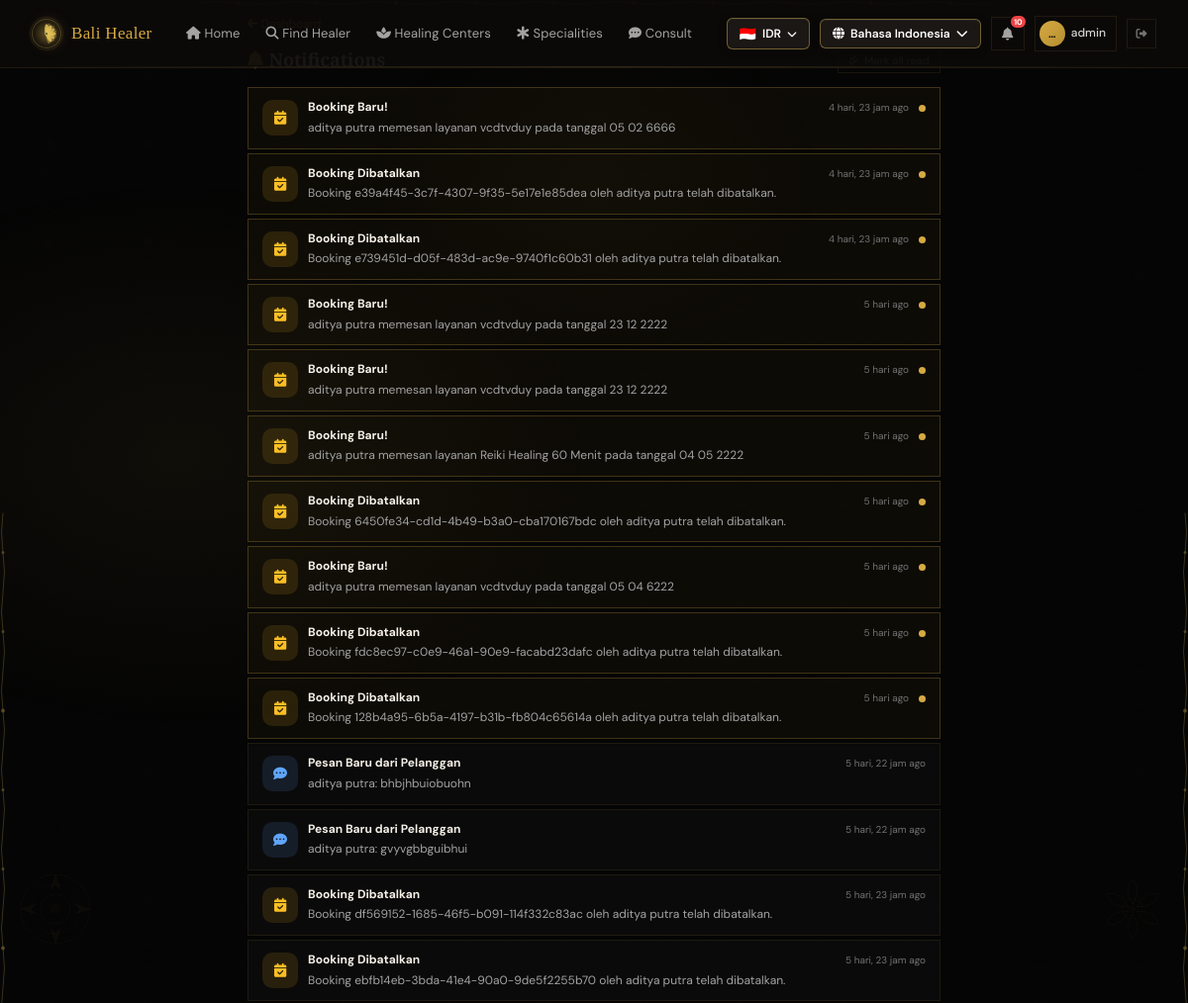
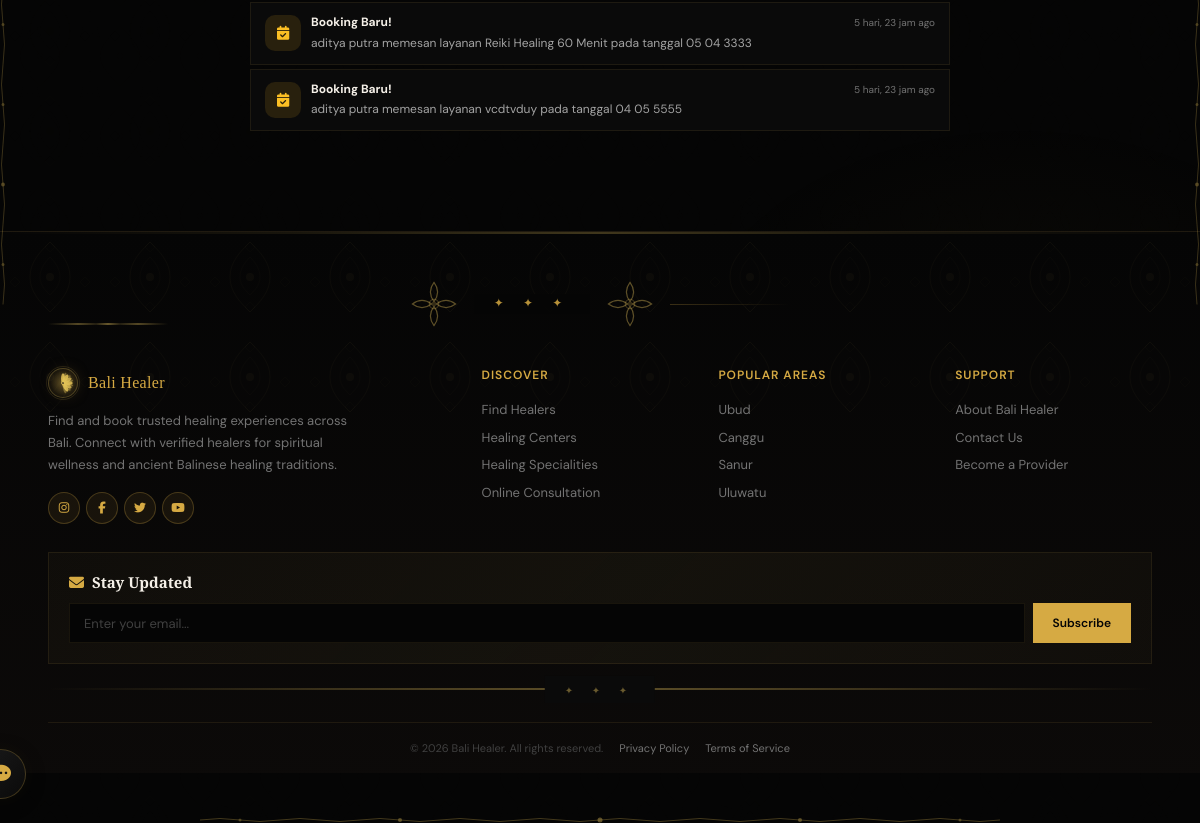
Screenshot of /id/notifications/ (signed in) with the database file from the repository (2 pictures, top to bottom).
### healers/models.py (models this page shows, shortened)
class Notification(models.Model):
    NOTIFICATION_TYPES = [
        ('booking', 'Booking'),
        ('chat', 'Chat'),
        ('system', 'System'),
    ]
    user = models.ForeignKey(User, on_delete=models.CASCADE, related_name='notifications')
    title = models.CharField(max_length=200)
    message = models.TextField()
    notification_type = models.CharField(max_length=20, choices=NOTIFICATION_TYPES, default='system')
    link = models.CharField(max_length=500, blank=True)
    is_read = models.BooleanField(default=False, db_index=True)
    created_at = models.DateTimeField(auto_now_add=True)
    class Meta:
        ordering = ['-created_at']

### accounts/views.py (the view)
# urls.py: path('notifications/', views.notification_list, name='notification_list'),
@login_required
def notification_list(request):
    all_notifications = Notification.objects.filter(user=request.user)[:50]
    return render(request, 'notification_list.html', {
        'notifications': all_notifications,
    })

### accounts/context_processors.py (called while the page is built)
def notification_context(request):
    if request.user.is_authenticated:
        unread_count = Notification.objects.filter(user=request.user, is_read=False).count()
        return {'global_unread_notifications': unread_count}
    return {'global_unread_notifications': 0}

### accounts/models.py (called while the page is built)
    @property
    def is_healer(self):
        return self.role == 'healer'

### templates/notification_list.html (shortened to what this page needs)
{% extends "base.html" %}
{% load i18n %}
{% block content %}
<div class="section" style="padding-top:10px">
    <div style="max-width:700px;margin:0 auto">
        <a href="{% if user.profile.is_healer %}{% url 'healer_dashboard' %}{% else %}{% url 'customer_dashboard' %}{% endif %}" class="chat-back-link">
        </a>
        <div style="display:flex;align-items:center;justify-content:space-between;margin-bottom:14px">
            <h2 style="color:var(--fg);font-size:18px">{% trans "Notifications" %}</h2>
            {% if notifications %}
            <form method="POST" action="{% url 'notification_read_all' %}">
                <button type="submit" class="btn btn-sm btn-outline" style="font-size:11px"> {% trans "Mark all read" %}</button>
            </form>
            {% endif %}
        </div>
        {% for notif in notifications %}
        <a href="{% url 'notification_read' notif.id %}" class="notif-list-item {% if not notif.is_read %}unread{% endif %}">
            <div class="notif-list-icon {% if notif.notification_type == 'booking' %}booking{% elif notif.notification_type == 'chat' %}chat{% else %}system{% endif %}">
                {% if notif.notification_type == 'booking' %}
                <i class="fas fa-calendar-check"></i>
                {% elif notif.notification_type == 'chat' %}
                <i class="fas fa-comment-dots"></i>
                {% else %}
                <i class="fas fa-info-circle"></i>
                {% endif %}
            </div>
            <div class="notif-list-content">
                <div class="notif-list-top">
                    <strong>{{ notif.title }}</strong>
                    <span class="notif-list-time">{{ notif.created_at|timesince }} {% trans "ago" %}</span>
                </div>
                <p class="notif-list-msg">{{ notif.message }}</p>
            </div>
            {% if not notif.is_read %}
            <span class="notif-unread-dot"></span>
            {% endif %}
        </a>
        {% endfor %}
    </div>
</div>
{% endblock %}

### templates/base.html (shortened to what this page needs)
{% load static %}
{% load i18n %}
<!DOCTYPE html>
<html lang="{{ LANGUAGE_CODE }}">
<head>
    <link rel="preload" href="https://cdnjs.cloudflare.com/ajax/libs/font-awesome/6.5.1/css/all.min.css" as="style" onload="this.onload=null;this.rel='stylesheet'">
    <link rel="stylesheet" href="{% static 'css/style.css' %}?v=12">
</head>
<body>
    <div class="global-batik-frame">
        <div class="global-frame-bottom"></div>
        <div class="global-frame-left"></div>
        <div class="global-frame-right"></div>
    </div>
    <header class="header" id="main-header">
        <div class="header-inner">
            <a href="{% url 'home' %}" class="nav-brand">
                <div class="nav-brand-icon"><img src="{% static 'images/lotus.svg' %}" alt="Bali Healer" style="width:100%;height:100%;object-fit:contain;filter:drop-shadow(0 0 8px rgba(214,170,67,0.5));"></div>
                <span>Bali Healer</span>
            </a>
            <nav class="nav-links">
                <a href="{% url 'home' %}" class="nav-link {% if request.resolver_match.url_name == 'home' %}active{% endif %}"><i class="fas fa-house"></i> {% trans "Home" %}</a>
                <a href="{% url 'healer_list' %}" class="nav-link "><i class="fas fa-search"></i> {% trans "Find Healer" %}</a>
                <a href="{% url 'center_list' %}" class="nav-link "><i class="fas fa-spa"></i> {% trans "Healing Centers" %}</a>
                <a href="{% url 'speciality_list' %}" class="nav-link {% if request.resolver_match.url_name == 'speciality_list' %}active{% endif %}"><i class="fas fa-star-of-life"></i> {% trans "Specialities" %}</a>
                <a href="{% url 'booking_track' %}" class="nav-link {% if request.resolver_match.url_name == 'booking_track' %}active{% endif %}"><i class="fas fa-comment-dots"></i> {% trans "Consult" %}</a>
            </nav>
            <div class="nav-right">
                {% get_current_language as CURRENT_LANGUAGE %}
                {% get_available_languages as AVAILABLE_LANGUAGES %}
                {% get_language_info_list for AVAILABLE_LANGUAGES as languages %}
                <div class="currency-switcher" id="currencySwitcher">
                    <button class="currency-switcher-btn">
                        <span class="currency-flag" id="currentCurrencyFlag">🇮🇩</span>
                        <span id="currentCurrencyCode">IDR</span>
                        <i class="fas fa-chevron-down"></i>
                    </button>
                </div>
                <div class="lang-switcher" id="langSwitcher">
                    <button class="lang-switcher-btn">
                        <i class="fas fa-globe"></i>
                        {% for lang in languages %}
                            {% if lang.code == CURRENT_LANGUAGE %}{{ lang.name_local }}{% endif %}
                        {% endfor %}
                        <i class="fas fa-chevron-down"></i>
                    </button>
                </div>
                {% if user.is_authenticated %}
                <button type="button" class="notif-bell-btn" id="notifBellBtn" title="{% trans 'Notifications' %}">
                    <i class="fas fa-bell"></i>
                    {% if global_unread_notifications > 0 %}
                    <span class="notif-bell-badge" id="notifBadge">{{ global_unread_notifications }}</span>
                    {% endif %}
                </button>
                <a href="{% if user.profile.is_healer %}{% url 'healer_dashboard' %}{% else %}{% url 'customer_dashboard' %}{% endif %}" class="nav-user-link" title="{{ user.first_name|default:user.username }}">
                    <div class="nav-user-avatar">{{ user.first_name|default:user.username|truncatechars:1 }}</div>
                    <span class="nav-user-name">{{ user.first_name|default:user.username }}</span>
                </a>
                <a href="{% url 'logout' %}" class="nav-logout-btn" title="{% trans 'Logout' %}"><i class="fas fa-right-from-bracket"></i></a>
                {% else %}
                <a href="{% url 'login' %}" class="nav-link"><i class="fas fa-right-to-bracket"></i> {% trans "Login" %}</a>
                <a href="{% url 'register_choose' %}" class="btn-find"><i class="fas fa-user-plus"></i> {% trans "Register" %}</a>
                {% endif %}
            </div>
        </div>
    </header>
    <main class="batik-main">
        <div class="main-sacred-left"></div>
        <div class="main-sacred-right"></div>
        {% block content %}{% endblock %}
    </main>
    <footer class="footer">
        <div class="container">
            <div class="section-divider bali-divider" style="padding-top:0">
                <div class="bali-divider-ornament"></div>
                <span class="divider-icon">&#10022; &#10022; &#10022;</span>
                <div class="bali-divider-ornament"></div>
            </div>
            <div class="footer-grid">
                <div class="footer-brand">
                    <a href="{% url 'home' %}" class="nav-brand" style="font-size:16px">
                        <div class="nav-brand-icon"><img src="{% static 'images/lotus.svg' %}" alt="Bali Healer" style="width:100%;height:100%;object-fit:contain;filter:drop-shadow(0 0 8px rgba(214,170,67,0.5));"></div>
                        <span>Bali Healer</span>
                    </a>
                    <p>{% trans "Find and book trusted healing experiences across Bali. Connect with verified healers for spiritual wellness and ancient Balinese healing traditions." %}</p>
                    <div class="footer-social">
                        <a href="#"><i class="fab fa-instagram"></i></a>
                        <a href="#"><i class="fab fa-facebook-f"></i></a>
                        <a href="#"><i class="fab fa-twitter"></i></a>
                        <a href="#"><i class="fab fa-youtube"></i></a>
                    </div>
                </div>
                <div class="footer-col">
                    <h4>{% trans "Discover" %}</h4>
                    <a href="{% url 'healer_list' %}">{% trans "Find Healers" %}</a>
                    <a href="{% url 'center_list' %}">{% trans "Healing Centers" %}</a>
                    <a href="{% url 'speciality_list' %}">{% trans "Healing Specialities" %}</a>
                    <a href="{% url 'booking_track' %}">{% trans "Online Consultation" %}</a>
                </div>
                <div class="footer-col">
                    <h4>{% trans "Popular Areas" %}</h4>
                    <a href="{% url 'healer_list' %}?q=Ubud">Ubud</a>
                    <a href="{% url 'healer_list' %}?q=Canggu">Canggu</a>
                    <a href="{% url 'healer_list' %}?q=Sanur">Sanur</a>
                    <a href="{% url 'healer_list' %}?q=Uluwatu">Uluwatu</a>
                </div>
                <div class="footer-col">
                    <h4>{% trans "Support" %}</h4>
                    <a href="#">{% trans "About Bali Healer" %}</a>
                    <a href="#">{% trans "Contact Us" %}</a>
                    <a href="#">{% trans "Become a Provider" %}</a>
                </div>
            </div>
            <div class="footer-newsletter">
                <h4><i class="fas fa-envelope" style="color:var(--gold)"></i> {% trans "Stay Updated" %}</h4>
                <div class="newsletter-form">
                    <input type="email" class="newsletter-input" placeholder="{% trans 'Enter your email...' %}">
                    <button class="newsletter-btn">{% trans "Subscribe" %}</button>
                </div>
            </div>
            <div style="position:relative;margin:24px 0 0;text-align:center">
                <div style="position:absolute;top:50%;left:50%;transform:translate(-50%,-50%);background:var(--bg-card);padding:0 20px">
                    <span style="color:rgba(200,169,81,0.5);font-size:10px;letter-spacing:8px">&#10022; &#10022; &#10022;</span>
                </div>
            </div>
            <div class="footer-bottom">
                <span>&copy; 2026 Bali Healer. {% trans "All rights reserved." %}</span>
                <a href="#">{% trans "Privacy Policy" %}</a>
                <a href="#">{% trans "Terms of Service" %}</a>
            </div>
        </div>
    </footer>
    <button class="chat-fab">
        <i class="fas fa-comment-dots"></i>
    </button>
</body>
</html>

### templates/base.html (style rules this page uses)
.lang-switcher { position: relative; display: none; }
@media (min-width: 1024px) { .lang-switcher { display: inline-block; } }
.lang-switcher-btn { background: #1a1714; border: 1px solid rgba(200,169,81,0.5); color: #ffffff; padding: 6px 12px; border-radius: var(--radius-sm); cursor: pointer; font-size: 12px; display: flex; align-items: center; gap: 6px; transition: all 0.2s; font-family: 'DM Sans', sans-serif; font-weight: 600; box-shadow: 0 2px 8px rgba(0,0,0,0.3), inset 0 1px 0 rgba(255,255,255,0.05); }
.lang-switcher-btn i { font-size: 12px; }
.currency-switcher { position: relative; display: none; }
@media (min-width: 1024px) { .currency-switcher { display: inline-block; } }
.currency-switcher-btn { background: #1a1714; border: 1px solid rgba(200,169,81,0.5); color: #ffffff; padding: 6px 12px; border-radius: var(--radius-sm); cursor: pointer; font-size: 12px; display: flex; align-items: center; gap: 6px; transition: all 0.2s; font-family: 'DM Sans', sans-serif; font-weight: 600; box-shadow: 0 2px 8px rgba(0,0,0,0.3), inset 0 1px 0 rgba(255,255,255,0.05); }
.currency-switcher-btn .currency-flag { font-size: 14px; }
.currency-switcher-btn i { font-size: 10px; }
.notif-bell-btn { display: none; align-items: center; justify-content: center; width: 34px; height: 34px; border-radius: var(--radius-full); background: transparent; border: 1px solid var(--border); color: var(--stone-400); font-size: 13px; transition: all 0.2s; position: relative; cursor: pointer; flex-shrink: 0; padding: 0; }
@media (min-width: 640px) { .notif-bell-btn { display: flex; } }
.notif-bell-badge { position: absolute; top: -3px; right: -3px; background: #ef4444; color: #fff; font-size: 8px; font-weight: 700; min-width: 14px; height: 14px; line-height: 14px; border-radius: 7px; display: flex; align-items: center; justify-content: center; padding: 0 3px; border: 1.5px solid var(--stone-950); animation: notif-pulse 2s ease-in-out infinite; pointer-events: none; }
.notif-unread-dot { width: 7px; height: 7px; border-radius: 50%; background: var(--gold); flex-shrink: 0; margin-top: 5px; }

### rows the page displays
Notification: notification_type "booking" (drawn), title "Booking Baru!", created_at "4 hari, 23 jam", message "aditya putra memesan layanan vcdtvduy pada tanggal 05 02 6666", is_read False (drawn)
Notification: notification_type "booking" (drawn), title "Booking Dibatalkan", created_at "4 hari, 23 jam", message "Booking e39a4f45-3c7f-4307-9f35-5e17e1e85dea oleh aditya putra telah dibatalkan.", is_read False (drawn)
Notification: notification_type "booking" (drawn), title "Booking Dibatalkan", created_at "4 hari, 23 jam", message "Booking e739451d-d05f-483d-ac9e-9740f1c60b31 oleh aditya putra telah dibatalkan.", is_read False (drawn)
Notification: notification_type "booking" (drawn), title "Booking Baru!", created_at "5 hari", message "aditya putra memesan layanan vcdtvduy pada tanggal 23 12 2222", is_read False (drawn)
Notification: notification_type "booking" (drawn), title "Booking Baru!", created_at "5 hari", message "aditya putra memesan layanan vcdtvduy pada tanggal 23 12 2222", is_read False (drawn)
Notification: notification_type "booking" (drawn), title "Booking Baru!", created_at "5 hari", message "aditya putra memesan layanan Reiki Healing 60 Menit pada tanggal 04 05 2222", is_read False (drawn)
Notification: notification_type "booking" (drawn), title "Booking Dibatalkan", created_at "5 hari", message "Booking 6450fe34-cd1d-4b49-b3a0-cba170167bdc oleh aditya putra telah dibatalkan.", is_read False (drawn)
Notification: notification_type "booking" (drawn), title "Booking Baru!", created_at "5 hari", message "aditya putra memesan layanan vcdtvduy pada tanggal 05 04 6222", is_read False (drawn)
Notification: notification_type "booking" (drawn), title "Booking Dibatalkan", created_at "5 hari", message "Booking fdc8ec97-c0e9-46a1-90e9-facabd23dafc oleh aditya putra telah dibatalkan.", is_read False (drawn)
Notification: notification_type "booking" (drawn), title "Booking Dibatalkan", created_at "5 hari", message "Booking 128b4a95-6b5a-4197-b31b-fb804c65614a oleh aditya putra telah dibatalkan.", is_read False (drawn)
Notification: notification_type "chat" (drawn), title "Pesan Baru dari Pelanggan", created_at "5 hari, 22 jam", message "aditya putra: bhbjhbuiobuohn"
Notification: notification_type "chat" (drawn), title "Pesan Baru dari Pelanggan", created_at "5 hari, 22 jam", message "aditya putra: gvyvgbbguibhui"
Notification: notification_type "booking" (drawn), title "Booking Dibatalkan", created_at "5 hari, 23 jam", message "Booking df569152-1685-46f5-b091-114f332c83ac oleh aditya putra telah dibatalkan."
Notification: notification_type "booking" (drawn), title "Booking Dibatalkan", created_at "5 hari, 23 jam", message "Booking ebfb14eb-3bda-41e4-90a0-9de5f2255b70 oleh aditya putra telah dibatalkan."
Notification: notification_type "booking" (drawn), title "Booking Baru!", created_at "5 hari, 23 jam", message "aditya putra memesan layanan Reiki Healing 60 Menit pada tanggal 05 04 3333"
Notification: notification_type "booking" (drawn), title "Booking Baru!", created_at "5 hari, 23 jam", message "aditya putra memesan layanan vcdtvduy pada tanggal 04 05 5555"

### other values shown
{{ lang.name_local }} "Bahasa Indonesia"
{{ global_unread_notifications }} "10"
{{ user.first_name|default:user.username|truncatechars:1 }} "…"
{{ user.first_name|default:user.username }} "admin"
